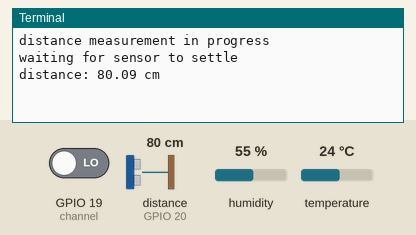
The program below on a simulated Raspberry Pi (BCM pin numbers). On the bench: the last lines printed to the terminal. The test bench sets the inputs (shaded band); at power-on: GPIO 19 (channel) LOW, distance to the obstacle (sensor on GPIO 20) 80 cm, humidity 55 %, temperature 24 °C. The echo pulse lasts 58.3 µs per cm; the clock reads 2024-03-15 10:24:30 at power-on unless the program sets it; system figures (address, load, memory, disk, uptime) are fixed made-up values; each call to the cloud database takes 0.3 s, and an entry nobody has set reads as its off value or as empty.

Above: at 1.2 s.
1.3 s: GPIO 19 (channel) driven HIGH
At 2.0 s:
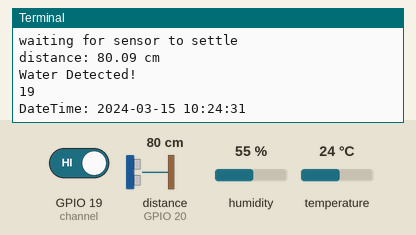
7.4 s: distance to the obstacle (sensor on GPIO 20) set to 2 cm
At 8.8 s:
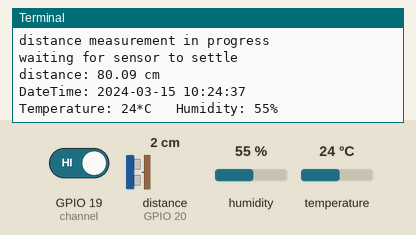
13.5 s: humidity set to 22 %
At 15.33 s:
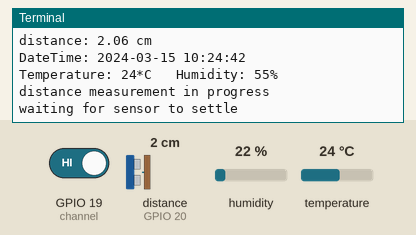
19.6 s: temperature set to 12 °C
At 21.3 s:
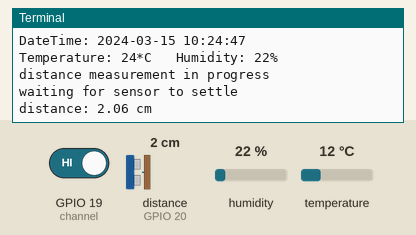
25.7 s: distance to the obstacle (sensor on GPIO 20) set to 4 cm
At 28.5 s:
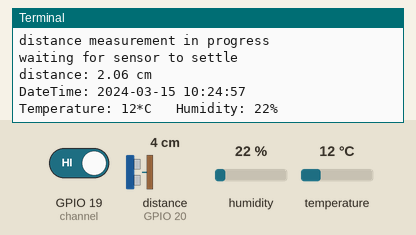
31.8 s: GPIO 19 (channel) driven LOW
At 32.4 s:
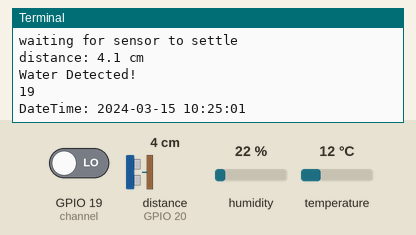
Timing chart, 0 to 34.8 s (numbered marks = the images above; inputs shaded):
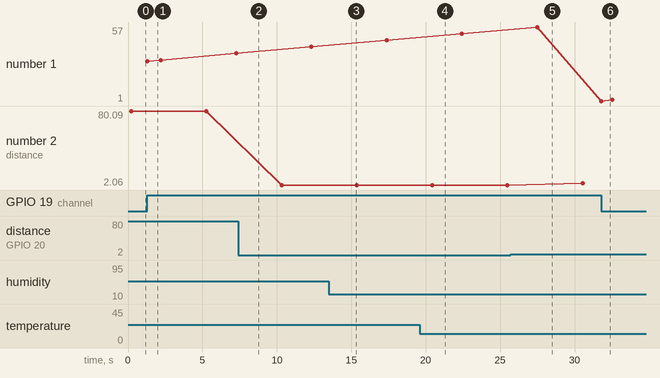

Measured:
- after the input at 1.3 s, the terminal: prints a new line at once (image 1)
- after the input at 31.8 s, the terminal: prints a new line at once (image 6)
- plotted number 2: 80.09 → 2.06 after the input at 7.4 s, 2.06 → 4.1 after the input at 25.7 s

The program:

firebase.py
```python
from datetime import datetime
import pyrebase
import RPi.GPIO as GPIO
import time
import board
import adafruit_dht
import psutil
TRIG=21
ECHO=20
GPIO.setmode(GPIO.BCM)

for proc in psutil.process_iter():
    if proc.name() == 'libgpiod_pulsein' or proc.name() == 'libgpiod_pulsei':
        proc.kill()
sensor = adafruit_dht.DHT11(board.D23)


config = {
  "apiKey": "AIzaSyDARtLeCYcmv6nf8rBnfDP2AhDMRPcIvkI",
  "authDomain": "security-7677c.firebaseapp.com",
  "databaseURL": "https://security-7677c-default-rtdb.firebaseio.com",
  "projectId": "security-7677c",
  "storageBucket": "security-7677c.appspot.com",
  "messagingSenderId": "1059183116201",
  "appId": "1:1059183116201:web:d81f2aeb5615c9f6b3ceb8",
  "measurementId": "G-46G3HDMSZ7"
};


firebase = pyrebase.initialize_app(config)
i=1

channel = 19
GPIO.setmode(GPIO.BCM)
GPIO.setup(channel, GPIO.IN)

def callback(channel):
    j=1
    GPIO.input(channel)
    if (channel==19):
        print ("Water Detected!")

        print(channel)
        now = datetime.now()
        date_time_str = now.strftime("%Y-%m-%d %H:%M:%S")
        print('DateTime:', date_time_str)
        storage = firebase.storage()
        database = firebase.database()
        data3 = {'detection': "Water Detected!",
             'time': date_time_str}
        database.child("soil sensor").push(data3)

        j=j+1
    else:
        print ("No Water Detected!")


 # assign function to GPIO PIN, Run function on change
GPIO.add_event_detect(channel, GPIO.BOTH, bouncetime=300)  # let us know when the pin goes HIGH or LOW
GPIO.add_event_callback(channel, callback)

while True:
    print("distance measurement in progress")
    GPIO.setup(TRIG,GPIO.OUT)
    GPIO.setup(ECHO,GPIO.IN)
    GPIO.output(TRIG,False)
    print("waiting for sensor to settle")
    time.sleep(0.2)
    GPIO.output(TRIG,True)
    time.sleep(0.00001)
    GPIO.output(TRIG,False)
    while GPIO.input(ECHO)==0:
        pulse_start=time.time()
    while GPIO.input(ECHO)==1:
        pulse_end=time.time()
    pulse_duration=pulse_end-pulse_start
    distance=pulse_duration*17150
    distance=round(distance,2)
    print("distance:",distance,"cm")
    time.sleep(2)
    now = datetime.now()

# convert to string
    date_time_str = now.strftime("%Y-%m-%d %H:%M:%S")
    print('DateTime:', date_time_str)
    storage = firebase.storage()
    database = firebase.database()
    #a = distance()
    #print (a)
    #database.child("DB fpr me")

    data1 = {'val': str(distance),
             'time': date_time_str}
    database.child("ultrason").push(data1)
    #part 2


    try:
        temp = sensor.temperature
        humidity = sensor.humidity
        print("Temperature: {}*C   Humidity: {}% ".format(temp, humidity))
        val="val"+str(i)
        data2 = {
            'Temperature': str(temp),
            'Humidity': str(humidity),
            'time':date_time_str
          }
        database.child("dht11").push(data2)
    except RuntimeError as error:
        print(error.args[0])
        time.sleep(2.0)
        continue
    except Exception as error:
        sensor.exit()
        raise error
    time.sleep(2.0)


    i=i+1
```
